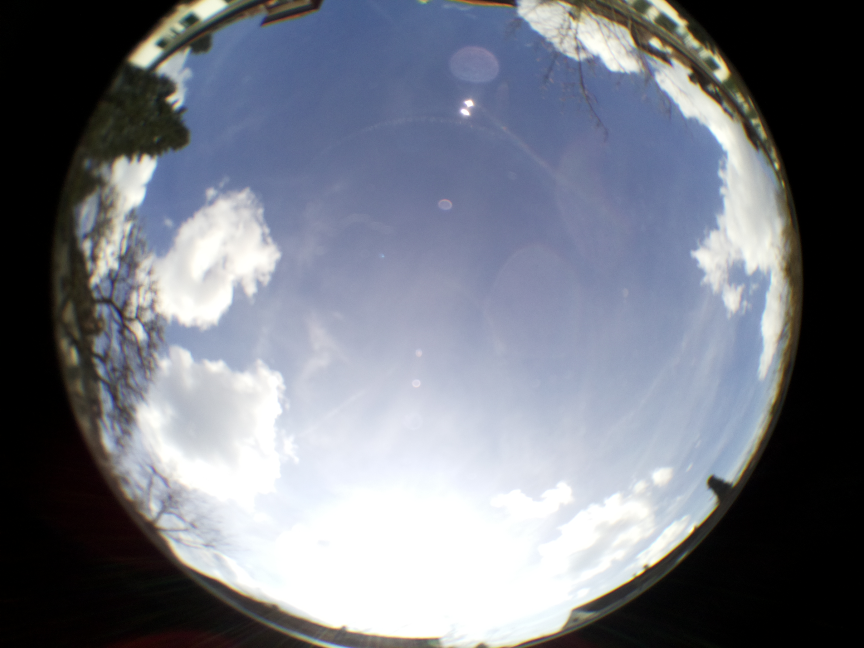
#> input picture hdr/raw_data/20180325_151016/raw_img5.jpg, 2592 x 1944 px (shown at 1/3 size)
$ python -i analyze.py   (imports and definitions only)
#> lines starting #> are read from the running program, lines starting #| are printed output that depends on the picture
#> further down, picture is the input picture: shape (1944, 2592, 3); mean B, G, R 131.2, 120.7, 116.6
#!/usr/bin/env python

from __future__ import print_function

import os
import cv2
import sys
import time
import shutil
import exifread
from shutil import copy2
from glob import glob
import subprocess
import zipfile
from matplotlib import pyplot as plt
from os import listdir
from os.path import isfile, join
import numpy as np
from fractions import Fraction

# [22 lines not run here, left out]

Avoid_This_Directories = ['wellExp','hdr','img2analyze']
Path_to_sourceDir = r'I:\SkY_CAM_IMGS\picam\camera_3\20181007'  # test' picam_pictures
Path_to_copy_imgs = os.path.join(Path_to_sourceDir, 'img2analyze')
intervall = 0.5
mask_images = False


class Helpers:
    # [218 lines left out: functions cmask, maske_image, find_centre, draw_radius, getDirectories, loadImages and 3 more, not called in this run]

    def avgbrightness(self, im):
        """
        Find the average brightness of the provided image.

        Args:
          im: A opencv image.
          config: A timelapseConfig object.  Defaults to self.config.
        Returns:
          Average brightness of the image.
        """
        aa = im.copy()
        heigth, width, channels = aa.shape
#> heigth = 1944; width = 2592; channels = 3

        if width > 128:
            imRes = cv2.resize(aa, (128, 96), interpolation=cv2.INTER_AREA)
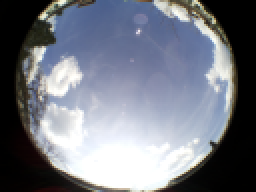
#> imRes: shape (96, 128, 3) (shown 2 times larger); mean B, G, R 131.2, 120.7, 116.6
            mask = imRes.copy()
            mask = cv2.cvtColor(mask, cv2.COLOR_BGR2GRAY)
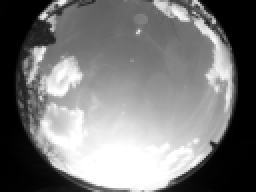
#> mask: shape (96, 128) (shown 2 times larger); min 0, max 255, mean 120.7
            mask[np.where((mask != [0]).all(axis=1))] = [255]
            mask = mask.astype(np.uint8)
            aa = cv2.cvtColor(imRes, cv2.COLOR_BGR2GRAY)
        else:
            mask = aa.copy()
            mask = cv2.cvtColor(mask, cv2.COLOR_BGR2GRAY)
            mask[np.where((mask != [0]).all(axis=1))] = [255]
            mask = mask.astype(np.uint8)
            aa = cv2.cvtColor(aa, cv2.COLOR_BGR2GRAY)

        pixels = (aa.shape[0] * aa.shape[1])
#> pixels = 12288
        h = cv2.calcHist([aa], [0], mask, [256], [0, 256])
#> h = 256 values, max 782 at index 255, min 0 at index 0, mean 40.96
        mu0 = 1.0 * sum([i * h[i] for i in range(len(h))]) / pixels
#> mu0 = [120.7]
        return round(mu0[0], 2)

    # [43 lines left out: functions calcAllAvgBrightness, main, not called in this run]


# [2 lines not run here, left out]

>>> import cv2
>>> picture = cv2.imread('../hdr/raw_data/20180325_151016/raw_img5.jpg')
>>> result = Helpers().avgbrightness(picture)
#> result = 120.7
